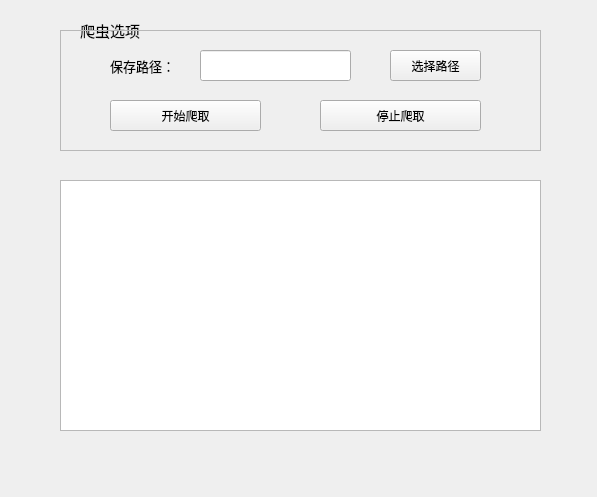
<?xml version="1.0" encoding="UTF-8"?>
<ui version="4.0">
 <class>subForm_1</class>
 <widget class="QWidget" name="subForm_1">
  <property name="geometry">
   <rect>
    <x>0</x>
    <y>0</y>
    <width>597</width>
    <height>497</height>
   </rect>
  </property>
  <property name="windowTitle">
   <string>Form</string>
  </property>
  <widget class="QTextBrowser" name="textBrowser">
   <property name="geometry">
    <rect>
     <x>60</x>
     <y>180</y>
     <width>481</width>
     <height>251</height>
    </rect>
   </property>
  </widget>
  <widget class="QLabel" name="label">
   <property name="geometry">
    <rect>
     <x>80</x>
     <y>20</y>
     <width>101</width>
     <height>21</height>
    </rect>
   </property>
   <property name="font">
    <font>
     <pointsize>11</pointsize>
     <weight>50</weight>
     <italic>false</italic>
     <bold>false</bold>
    </font>
   </property>
   <property name="text">
    <string>爬虫选项</string>
   </property>
  </widget>
  <widget class="QFrame" name="frame">
   <property name="geometry">
    <rect>
     <x>60</x>
     <y>30</y>
     <width>481</width>
     <height>121</height>
    </rect>
   </property>
   <property name="frameShape">
    <enum>QFrame::StyledPanel</enum>
   </property>
   <property name="frameShadow">
    <enum>QFrame::Raised</enum>
   </property>
   <widget class="QPushButton" name="pushButton">
    <property name="geometry">
     <rect>
      <x>50</x>
      <y>70</y>
      <width>151</width>
      <height>31</height>
     </rect>
    </property>
    <property name="text">
     <string>开始爬取</string>
    </property>
   </widget>
   <widget class="QPushButton" name="pushButton_2">
    <property name="geometry">
     <rect>
      <x>330</x>
      <y>20</y>
      <width>91</width>
      <height>31</height>
     </rect>
    </property>
    <property name="text">
     <string>选择路径</string>
    </property>
   </widget>
   <widget class="QLabel" name="label_2">
    <property name="geometry">
     <rect>
      <x>50</x>
      <y>20</y>
      <width>81</width>
      <height>31</height>
     </rect>
    </property>
    <property name="font">
     <font>
      <pointsize>10</pointsize>
     </font>
    </property>
    <property name="text">
     <string>保存路径：</string>
    </property>
   </widget>
   <widget class="QLineEdit" name="lineEdit">
    <property name="geometry">
     <rect>
      <x>140</x>
      <y>20</y>
      <width>151</width>
      <height>31</height>
     </rect>
    </property>
   </widget>
   <widget class="QPushButton" name="pushButton_3">
    <property name="geometry">
     <rect>
      <x>260</x>
      <y>70</y>
      <width>161</width>
      <height>31</height>
     </rect>
    </property>
    <property name="text">
     <string>停止爬取</string>
    </property>
   </widget>
  </widget>
 </widget>
 <resources/>
 <connections/>
</ui>
